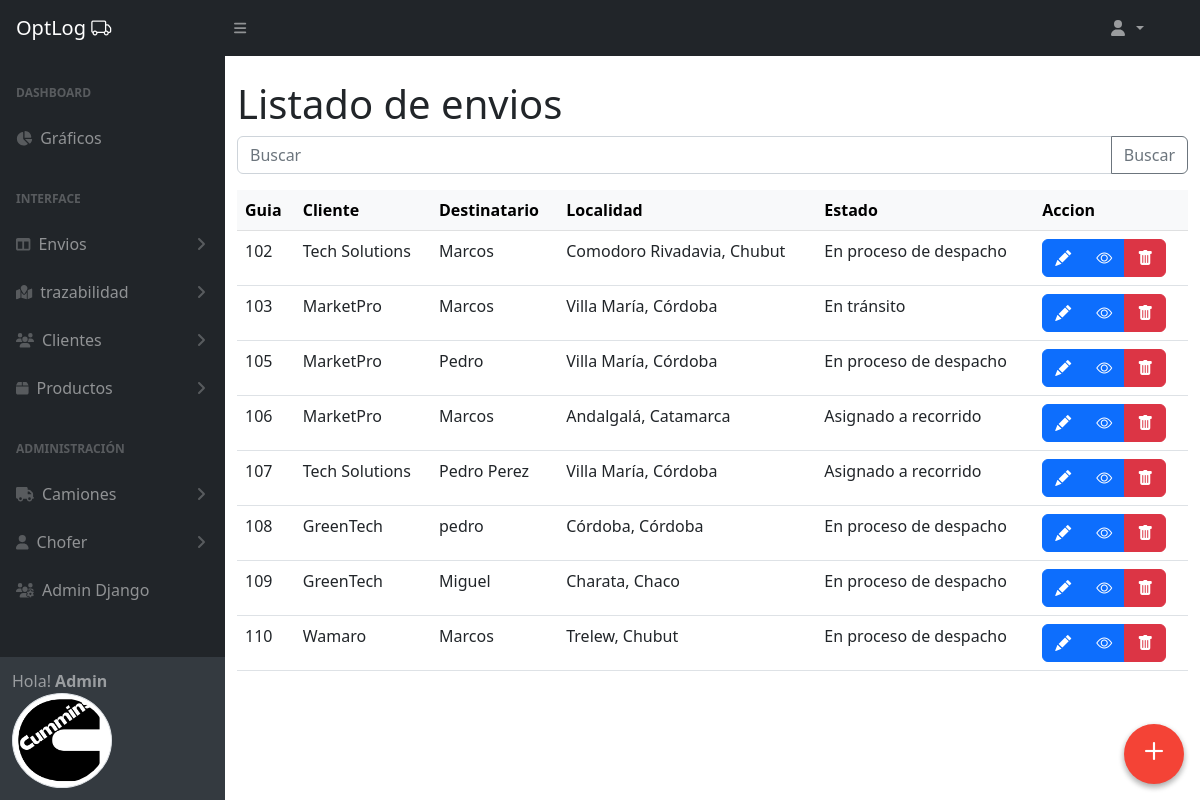
/envios/ (signed in), run on the app's committed database.
### usuarios/models.py (models this page shows, shortened)
class UserProfile(models.Model):
    user = models.OneToOneField(User, on_delete=models.CASCADE)
    first_name = models.CharField(max_length=30, blank=True)
    last_name = models.CharField(max_length=30, blank=True)
    profile_image = models.ImageField(upload_to='profile_images/', blank=True, null=True)

### envios/models.py (models this page shows, shortened)
class Envio(models.Model):
    guia = models.PositiveIntegerField(unique=True, editable=False)
    cliente = models.ForeignKey(Cliente, on_delete=models.CASCADE, related_name='envios')
    productos = models.ManyToManyField(Producto, through='ProductoEnvio')
    destinatario_nombre = models.CharField(max_length=255)
    destinatario_direccion = models.CharField(max_length=255)
    destinatario_telefono = models.CharField(max_length=20)
    destinatario_email = models.EmailField(null=True, blank=True)
    destinatario_localidad = models.ForeignKey(Localidad, on_delete=models.SET_NULL, null=True)
    fecha_creacion = models.DateTimeField(auto_now_add=True)
    anula = models.BooleanField(default=False)
    usuario = models.ForeignKey(User, on_delete=models.SET_NULL, null=True, blank=True, editable=False)
    class Meta:
        verbose_name = 'Envío'
        verbose_name_plural = 'Envios'

### clientes/models.py (models this page shows)
class Cliente(models.Model):
    nombre = models.CharField(max_length=255)
    direccion = models.CharField(max_length=255)
    telefono = models.CharField(max_length=20)
    email = models.EmailField(null=True, blank=True)
    localidad = models.ForeignKey('miscelaneas.Localidad', on_delete=models.SET_NULL, null=True)
    def __str__(self):
        return self.nombre
    class Meta:
        verbose_name = 'Cliente'
        verbose_name_plural = 'Clientes'

### miscelaneas/models.py (models this page shows)
class Localidad(models.Model):
    localidad = models.CharField(max_length=100)
    provincia = models.ForeignKey(Provincia, on_delete=models.CASCADE)
    def __str__(self):
        return f"{self.localidad}, {self.provincia}"
    class Meta:
        verbose_name = 'Localidad'
        verbose_name_plural = 'Localidades'

class Provincia(models.Model):
    nombre = models.CharField(max_length=100)
    def __str__(self):
        return self.nombre

### tracking/models.py (models this page shows, shortened)
class Tracking(models.Model):
    ESTADOS_ENVIO = [
        ('en_proceso_despacho', 'En proceso de despacho'),
        ('asignado_recorrido', 'Asignado a recorrido'),
        ('en_transito', 'En tránsito'),
        ('entregado', 'Entregado'),
        ('rechazado', 'Rechazado'),
    ]
    envio = models.ForeignKey('envios.Envio', on_delete=models.CASCADE, related_name='tracking')
    estado = models.CharField(max_length=50, choices=ESTADOS_ENVIO, default='en_proceso_despacho')
    detalle = models.CharField(max_length=255, null=True, blank=True)
    fecha_actualizacion = models.DateTimeField(auto_now_add=True)
    usuario = models.ForeignKey(User, on_delete=models.SET_NULL, null=True)
    class Meta:
        verbose_name = 'Tracking'
        verbose_name_plural = 'Trackings'

### envios/views.py (the view)
# urls.py: path('', EnvioListView.as_view(), name='envios_list'),
class EnvioListView(LoginRequiredMixin, ListView):
    model = Envio
    template_name = 'envios/envios_list.html'
    context_object_name = 'envios'
    def get_queryset(self):
        query = self.request.GET.get('q')
        queryset = super().get_queryset()
        if query:
            queryset = queryset.filter(
                Q(guia__icontains=query) |
                Q(cliente__nombre__icontains=query) |
                Q(destinatario_nombre__icontains=query)
            )
        return queryset

### envios/templates/envios/envios_list.html (shortened to what this page needs)
{% extends 'core/base_admin.html' %}
{% block main %}
<div class="container mt-4">
  <h1 class="title">Listado de envios</h1>
  <form action="{% url 'envios:envios_list' %}" method="get">
    <div class="input-group mb-3">
     <input type="text" class="form-control" placeholder="Buscar"  name="q">
     <button class="btn btn-outline-secondary" type="submit" id="button-addon2">Buscar</button>
   </div>
  </form>
        <table class="table table-hover">
            <thead class="table-light">
                <tr>
                    <th>Guia</th>
                    <th>Cliente</th>
                    <th>Destinatario</th>
                    <th>Localidad</th>
                    <th>Estado</th>
                    <th>Accion</th>
                </tr>
            </thead>
            <tbody>
                {% for object in object_list %}
                <tr>
                    <td>{{object.guia}}</td>
                    <td>{{object.cliente | capfirst}}</td>
                    <td>{{object.destinatario_nombre}}</td>
                    <td>{{object.destinatario_localidad}}</td>
                    <td> {{ object.tracking.last.get_estado_display }}</td>
                    <td>
                        <div class="btn-group" role="group" aria-label="Basic example">
                          <a href="{% url 'envios:envio_edit' object.id %}" type="button" class="btn btn-primary"><i class="bi-pencil-fill"></i></a>
                          <a href="{% url 'envios:envio_detail' object.id %}" type="button" class="btn btn-primary"><i class="bi-eye"></i></a>
                          <button type="button" class="btn btn-danger" data-bs-toggle="modal" data-bs-target="#deleteModal" data-delete-url="{% url 'envios:envio_delete' object.id %}" data-delete-name="{{ object.nombre }}, {{ object.apellido }}">
                            <i class="bi-trash-fill"></i>
                          </button>
                        </div>
                      </td>
                </tr>
                {% empty %}
                <p>No hay registros</p>
                {% endfor %}
            </tbody>
        </table>
    </div>
    <a href="{% url 'envios:envio_create' %} ">
      <div class="to-top">
        <i class="bi-plus"></i>
      </div>
    </a>
    {% endblock main %}

### core/templates/core/componentes/sidebar.html (shortened to what this page needs)
{% load static %}
<div id="layoutSidenav_nav">
  <nav class="sb-sidenav accordion sb-sidenav-dark" id="sidenavAccordion">
    <div class="sb-sidenav-menu">
      <div class="nav">
        <div class="sb-sidenav-menu-heading">Dashboard</div>
        <a class="nav-link" href="{% url 'graficos:mostrar_graficos' %}">
          <div class="sb-nav-link-icon"><i class="fas fa-chart-pie"></i></div>
          Gráficos
        </a>
        <div class="sb-sidenav-menu-heading">Interface</div>
        <a class="nav-link collapsed" href="#" data-bs-toggle="collapse" data-bs-target="#collapseEnvios" aria-expanded="false" aria-controls="collapseEnvios">
          <div class="sb-nav-link-icon"><i class="fas fa-columns"></i></div>
          Envios
          <div class="sb-sidenav-collapse-arrow"><i class="fas fa-angle-down"></i></div>
        </a>
        <a class="nav-link collapsed" href="#" data-bs-toggle="collapse" data-bs-target="#collapseTracking" aria-expanded="false" aria-controls="collapseTracking">
          <div class="sb-nav-link-icon"><i class="fa-solid fa-map-location"></i></div>
          trazabilidad
          <div class="sb-sidenav-collapse-arrow"><i class="fas fa-angle-down"></i></div>
        </a>
        <a class="nav-link collapsed" href="#" data-bs-toggle="collapse" data-bs-target="#collapseClientes" aria-expanded="false" aria-controls="collapseClientes">
          <div class="sb-nav-link-icon"><i class="fas fa-users"></i></div>
          Clientes
          <div class="sb-sidenav-collapse-arrow"><i class="fas fa-angle-down"></i></div>
        </a>
        <a class="nav-link collapsed" href="#" data-bs-toggle="collapse" data-bs-target="#collapseProductos" aria-expanded="false" aria-controls="collapseProductos">
          <div class="sb-nav-link-icon"><i class="fas fa-box"></i></div>
          Productos
          <div class="sb-sidenav-collapse-arrow"><i class="fas fa-angle-down"></i></div>
        </a>
        <div class="sb-sidenav-menu-heading">Administración</div>
        <a class="nav-link collapsed" href="#" data-bs-toggle="collapse" data-bs-target="#collapseCamiones" aria-expanded="false" aria-controls="collapseCamiones">
          <div class="sb-nav-link-icon"><i class="fas fa-truck"></i></div>
          Camiones
          <div class="sb-sidenav-collapse-arrow"><i class="fas fa-angle-down"></i></div>
        </a>
        <a class="nav-link collapsed" href="#" data-bs-toggle="collapse" data-bs-target="#collapseChoferes" aria-expanded="false" aria-controls="collapseChoferes">
          <div class="sb-nav-link-icon"><i class="fas fa-user"></i></div>
          Chofer
          <div class="sb-sidenav-collapse-arrow"><i class="fas fa-angle-down"></i></div>
        </a>
        <a class="nav-link" href="{% url 'admin:index' %}">
          <div class="sb-nav-link-icon"><i class="fas fa-users-cog"></i></div>
          Admin Django
        </a>
      </div>
    </div>
    <div class="sb-sidenav-footer">
      <div class=" ">Hola!
      {% if user.is_authenticated %}
         <strong> {{ user.username | title }}</strong> <br>
         <img src="{% if request.user.userprofile.profile_image and request.user.userprofile.profile_image.url != '/media/default.jpg' %}{{ request.user.userprofile.profile_image.url }}{% else %}{% static 'core/img/avatar.jpeg' %}{% endif %}"
alt="Imagen de perfil"
class="img-thumbnail rounded-circle"
width="100">
      {% else %}
          Invitado
      {% endif %}
    </div>
  </nav>
</div>

### data on the page
Envio: guia "102", cliente "Tech Solutions", destinatario_nombre "Marcos", destinatario_localidad "Comodoro Rivadavia, Chubut", tracking.last.estado "En proceso de despacho"
Envio: guia "103", cliente "MarketPro", destinatario_nombre "Marcos", destinatario_localidad "Villa María, Córdoba", tracking.last.estado "En tránsito"
Envio: guia "105", cliente "MarketPro", destinatario_nombre "Pedro", destinatario_localidad "Villa María, Córdoba", tracking.last.estado "En proceso de despacho"
Envio: guia "106", cliente "MarketPro", destinatario_nombre "Marcos", destinatario_localidad "Andalgalá, Catamarca", tracking.last.estado "Asignado a recorrido"
Envio: guia "107", cliente "Tech Solutions", destinatario_nombre "Pedro Perez", destinatario_localidad "Villa María, Córdoba", tracking.last.estado "Asignado a recorrido"
Envio: guia "108", cliente "GreenTech", destinatario_nombre "pedro", destinatario_localidad "Córdoba, Córdoba", tracking.last.estado "En proceso de despacho"
Envio: guia "109", cliente "GreenTech", destinatario_nombre "Miguel", destinatario_localidad "Charata, Chaco", tracking.last.estado "En proceso de despacho"
Envio: guia "110", cliente "Wamaro", destinatario_nombre "Marcos", destinatario_localidad "Trelew, Chubut", tracking.last.estado "En proceso de despacho"

### other printed values
{{ user.username | title }} "Admin"
